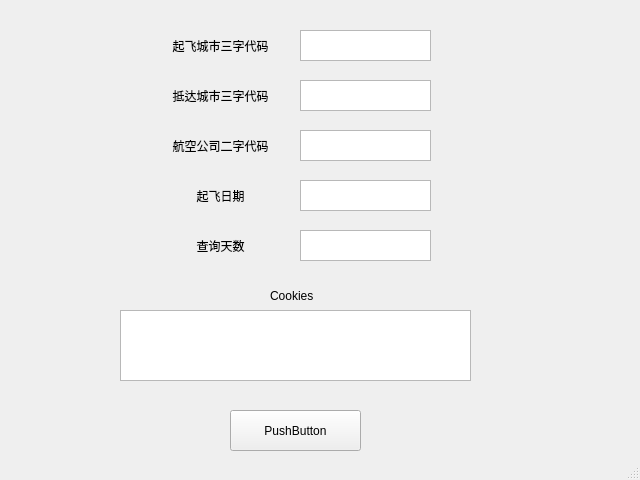
<?xml version="1.0" encoding="UTF-8"?>
<ui version="4.0">
 <class>mainWindow</class>
 <widget class="QMainWindow" name="mainWindow">
  <property name="geometry">
   <rect>
    <x>0</x>
    <y>0</y>
    <width>640</width>
    <height>480</height>
   </rect>
  </property>
  <property name="windowTitle">
   <string>飞猪爬虫</string>
  </property>
  <widget class="QWidget" name="centralwidget">
   <widget class="QLabel" name="label">
    <property name="geometry">
     <rect>
      <x>170</x>
      <y>30</y>
      <width>101</width>
      <height>31</height>
     </rect>
    </property>
    <property name="layoutDirection">
     <enum>Qt::LeftToRight</enum>
    </property>
    <property name="text">
     <string>起飞城市三字代码</string>
    </property>
    <property name="alignment">
     <set>Qt::AlignCenter</set>
    </property>
   </widget>
   <widget class="QLabel" name="label_2">
    <property name="geometry">
     <rect>
      <x>170</x>
      <y>180</y>
      <width>101</width>
      <height>31</height>
     </rect>
    </property>
    <property name="layoutDirection">
     <enum>Qt::LeftToRight</enum>
    </property>
    <property name="text">
     <string>起飞日期</string>
    </property>
    <property name="alignment">
     <set>Qt::AlignCenter</set>
    </property>
   </widget>
   <widget class="QLabel" name="label_3">
    <property name="geometry">
     <rect>
      <x>170</x>
      <y>230</y>
      <width>101</width>
      <height>31</height>
     </rect>
    </property>
    <property name="layoutDirection">
     <enum>Qt::LeftToRight</enum>
    </property>
    <property name="text">
     <string>查询天数</string>
    </property>
    <property name="alignment">
     <set>Qt::AlignCenter</set>
    </property>
   </widget>
   <widget class="QLabel" name="label_4">
    <property name="geometry">
     <rect>
      <x>170</x>
      <y>80</y>
      <width>101</width>
      <height>31</height>
     </rect>
    </property>
    <property name="layoutDirection">
     <enum>Qt::LeftToRight</enum>
    </property>
    <property name="text">
     <string>抵达城市三字代码</string>
    </property>
    <property name="alignment">
     <set>Qt::AlignCenter</set>
    </property>
   </widget>
   <widget class="QPushButton" name="pushButton">
    <property name="geometry">
     <rect>
      <x>230</x>
      <y>410</y>
      <width>131</width>
      <height>41</height>
     </rect>
    </property>
    <property name="layoutDirection">
     <enum>Qt::LeftToRight</enum>
    </property>
    <property name="text">
     <string>PushButton</string>
    </property>
   </widget>
   <widget class="QTextEdit" name="textEdit">
    <property name="geometry">
     <rect>
      <x>300</x>
      <y>30</y>
      <width>131</width>
      <height>31</height>
     </rect>
    </property>
    <property name="font">
     <font>
      <pointsize>12</pointsize>
     </font>
    </property>
   </widget>
   <widget class="QTextEdit" name="textEdit_2">
    <property name="geometry">
     <rect>
      <x>300</x>
      <y>80</y>
      <width>131</width>
      <height>31</height>
     </rect>
    </property>
    <property name="font">
     <font>
      <pointsize>12</pointsize>
     </font>
    </property>
   </widget>
   <widget class="QLabel" name="label_5">
    <property name="geometry">
     <rect>
      <x>270</x>
      <y>290</y>
      <width>54</width>
      <height>12</height>
     </rect>
    </property>
    <property name="text">
     <string>Cookies</string>
    </property>
   </widget>
   <widget class="QTextEdit" name="textEdit_3">
    <property name="geometry">
     <rect>
      <x>120</x>
      <y>310</y>
      <width>351</width>
      <height>71</height>
     </rect>
    </property>
   </widget>
   <widget class="QLabel" name="label_6">
    <property name="geometry">
     <rect>
      <x>170</x>
      <y>130</y>
      <width>101</width>
      <height>31</height>
     </rect>
    </property>
    <property name="layoutDirection">
     <enum>Qt::LeftToRight</enum>
    </property>
    <property name="text">
     <string>航空公司二字代码</string>
    </property>
    <property name="alignment">
     <set>Qt::AlignCenter</set>
    </property>
   </widget>
   <widget class="QTextEdit" name="textEdit_4">
    <property name="geometry">
     <rect>
      <x>300</x>
      <y>130</y>
      <width>131</width>
      <height>31</height>
     </rect>
    </property>
    <property name="font">
     <font>
      <pointsize>12</pointsize>
     </font>
    </property>
   </widget>
   <widget class="QTextEdit" name="textEdit_5">
    <property name="geometry">
     <rect>
      <x>300</x>
      <y>230</y>
      <width>131</width>
      <height>31</height>
     </rect>
    </property>
    <property name="font">
     <font>
      <pointsize>12</pointsize>
     </font>
    </property>
   </widget>
   <widget class="QTextEdit" name="textEdit_6">
    <property name="geometry">
     <rect>
      <x>300</x>
      <y>180</y>
      <width>131</width>
      <height>31</height>
     </rect>
    </property>
    <property name="font">
     <font>
      <pointsize>12</pointsize>
     </font>
    </property>
   </widget>
  </widget>
  <widget class="QStatusBar" name="statusbar"/>
 </widget>
 <resources/>
 <connections/>
</ui>
